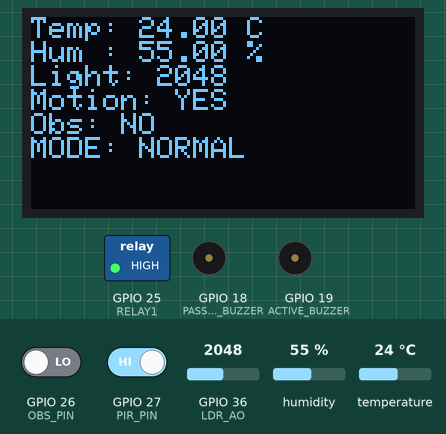
Simulated run of this sketch. Board: ESP32. Parts: 128×64 one-colour display, switched loads named in the sketch (green lamp = pin HIGH), buzzer (waves = sounding, pin HIGH). Inputs (shaded band) come from the test bench; at power-on: GPIO 36 (LDR_AO) = 2048, temperature 24 °C, GPIO 26 (OBS_PIN) LOW, GPIO 27 (PIR_PIN) HIGH, humidity 55 %.

Above: at 1.2 s.
1.3 s: GPIO 36 (LDR_AO) set to 535
At 2.3 s:
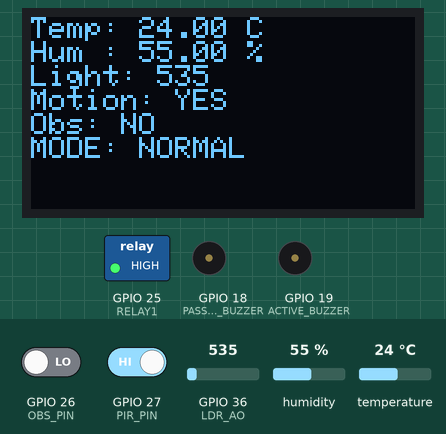
2.8 s: GPIO 36 (LDR_AO) set to 476
At 3.5 s:
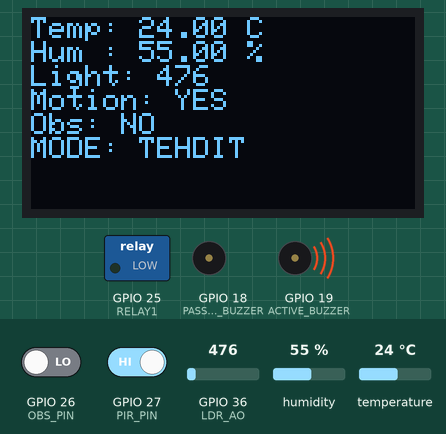
4.7 s: temperature set to 29 °C
At 8.1 s:
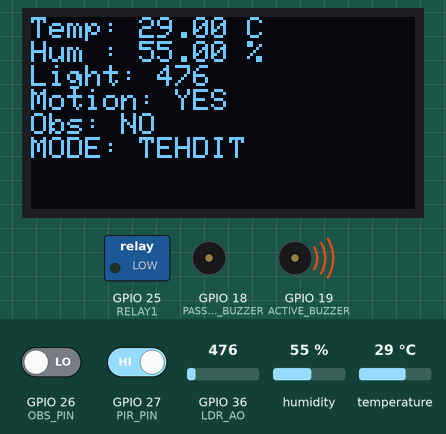
8.4 s: temperature set to 32 °C
At 10.4 s:
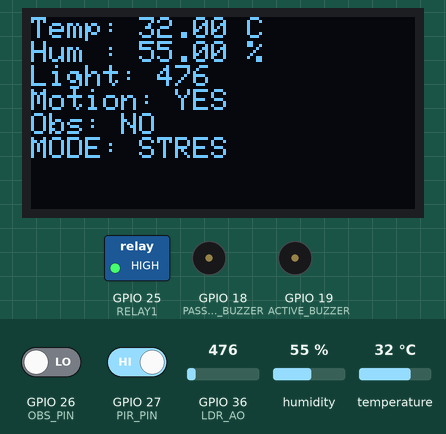
10.9 s: GPIO 26 (OBS_PIN) driven HIGH
At 12.6 s:
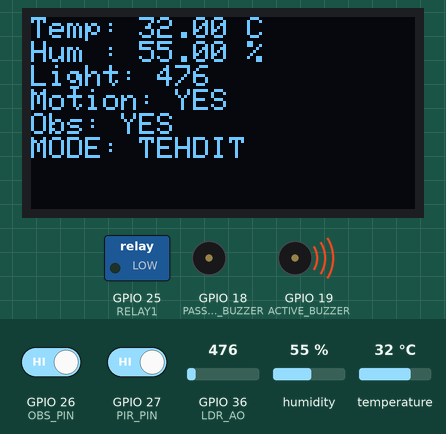
12.9 s: GPIO 27 (PIR_PIN) driven LOW
At 14.1 s:
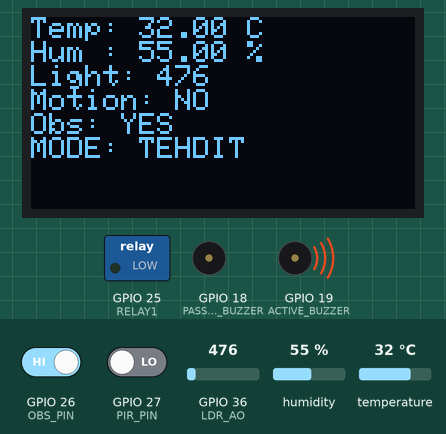
Timing chart, 0 to 15.7 s (numbered marks = the images above; inputs shaded):
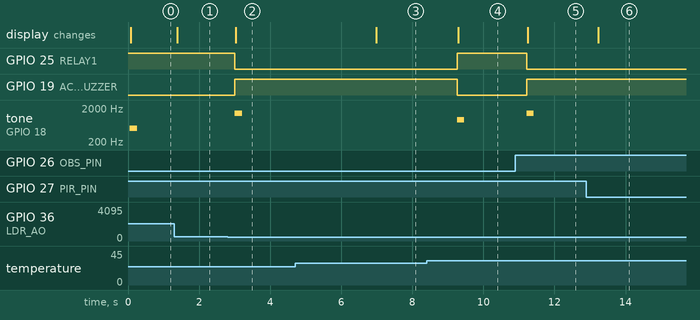

The sketch:

tumModullerVar.ino
```cpp
#include "DHT.h"
#include <Wire.h>
#include <Adafruit_GFX.h>
#include <Adafruit_SSD1306.h>

// ===== OLED =====
#define SCREEN_WIDTH 128
#define SCREEN_HEIGHT 64
Adafruit_SSD1306 display(SCREEN_WIDTH, SCREEN_HEIGHT, &Wire, -1);

// ===== DHT11 =====
#define DHTPIN 4
#define DHTTYPE DHT11
DHT dht(DHTPIN, DHTTYPE);

// ===== Sensörler =====
#define LDR_AO 36
#define PIR_PIN 27
#define OBS_PIN 26

// ===== Çıkışlar =====
#define PASSIVE_BUZZER 18
#define ACTIVE_BUZZER 19
#define RELAY1 25

int previousMode = -1;

void setup() {
  Serial.begin(115200);

  pinMode(PIR_PIN, INPUT);
  pinMode(OBS_PIN, INPUT);

  pinMode(PASSIVE_BUZZER, OUTPUT);
  pinMode(ACTIVE_BUZZER, OUTPUT);
  pinMode(RELAY1, OUTPUT);
  digitalWrite(RELAY1, HIGH);

  dht.begin();

  // ===== OLED INIT =====
  Wire.begin(21,22);
  if(!display.begin(SSD1306_SWITCHCAPVCC, 0x3C)) {
    Serial.println("OLED bulunamadi");
    while(true);
  }
  display.clearDisplay();
  display.setTextSize(1);
  display.setTextColor(SSD1306_WHITE);
}

void passiveBeep(int mode) {
  int freq = 400;
  if(mode == 0) freq = 200;
  else if(mode == 1) freq = 500;
  else if(mode == 2) freq = 900;
  else if(mode == 3) freq = 1400;
  tone(PASSIVE_BUZZER, freq, 200);
}

void activeAlarm(bool alarm) {
  digitalWrite(ACTIVE_BUZZER, alarm ? HIGH : LOW);
}

String modeName(int mode){
  if(mode==0) return "UYKU";
  if(mode==1) return "NORMAL";
  if(mode==2) return "STRES";
  return "TEHDIT";
}

void loop() {
  float temp = dht.readTemperature();
  float hum  = dht.readHumidity();
  int light = analogRead(LDR_AO);
  bool motion = digitalRead(PIR_PIN);
  bool obstacle = digitalRead(OBS_PIN);

  int mode = 1;
  if(temp < 20 && light < 500 && !motion) mode = 0;
  else if(temp > 30 && motion) mode = 2;
  else if(light < 500 && motion) mode = 3;
  if(obstacle) mode = 3;

  if(mode != previousMode){
    passiveBeep(mode);
    previousMode = mode;
  }

  bool alarmActive = (mode == 3 || obstacle);
  activeAlarm(alarmActive);
  digitalWrite(RELAY1, alarmActive ? LOW : HIGH);

  // ===== OLED YAZDIR =====
  display.clearDisplay();
  display.setCursor(0,0);
  display.print("Temp: "); display.print(temp); display.println(" C");
  display.print("Hum : "); display.print(hum); display.println(" %");
  display.print("Light: "); display.println(light);
  display.print("Motion: "); display.println(motion ? "YES" : "NO");
  display.print("Obs: "); display.println(obstacle ? "YES" : "NO");
  display.print("MODE: "); display.println(modeName(mode));
  display.display();


  delay(300);
}
```

Measured:
- the behaviour switches between 500 and 499 on GPIO 36 (LDR_AO) (found by bisection; images 1 and 2)
- the behaviour switches between 30 and 31 °C on temperature (found by bisection; images 3 and 4)
- after the input at 1.3 s, the display: changes after 0.08 s (image 1)
- after the input at 2.8 s, GPIO 25 (RELAY1): HIGH → LOW after 0.21 s; GPIO 19 (ACTIVE_BUZZER): LOW → HIGH after 0.21 s; tone on GPIO 18 (PASSIVE_BUZZER): silent → 1400 Hz after 0.21 s, → silent 0.20 s later; the display: changes after 0.23 s (image 2)
- after the input at 4.7 s, the display: changes after 2.3 s (image 3)
- after the input at 8.4 s, GPIO 25 (RELAY1): LOW → HIGH after 0.87 s; GPIO 19 (ACTIVE_BUZZER): HIGH → LOW after 0.87 s; tone on GPIO 18 (PASSIVE_BUZZER): silent → 900 Hz after 0.87 s, → silent 0.20 s later; the display: changes after 0.89 s (image 4)
- after the input at 10.9 s, GPIO 25 (RELAY1): HIGH → LOW after 0.32 s; GPIO 19 (ACTIVE_BUZZER): LOW → HIGH after 0.32 s; tone on GPIO 18 (PASSIVE_BUZZER): silent → 1400 Hz after 0.32 s, → silent 0.20 s later; the display: changes after 0.35 s (image 5)
- after the input at 12.9 s, the display: changes after 0.33 s (image 6)
